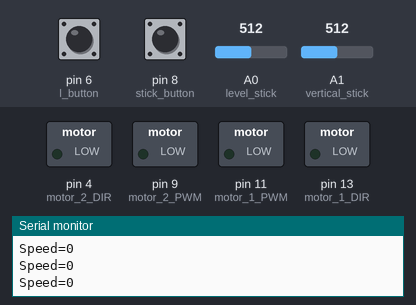
A sketch run on a simulated Arduino Uno, built with avr-gcc and run on an emulated ATmega328P. On the bench: switched loads named in the sketch (green lamp = pin HIGH), the last lines printed to the serial monitor. The inputs (shaded band) are chosen by the test bench; at power-on: A0 (level_stick) = 512, pin 8 (stick_button) HIGH, pin 6 (l_button) LOW, A1 (vertical_stick) = 512.

Above: at 1.2 s.
1.3 s: A0 (level_stick) set to 464
At 1.6 s:
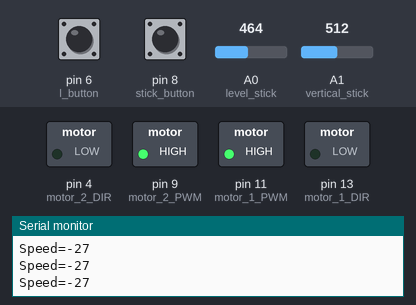
2.8 s: A0 (level_stick) set to 716
At 3.9 s:
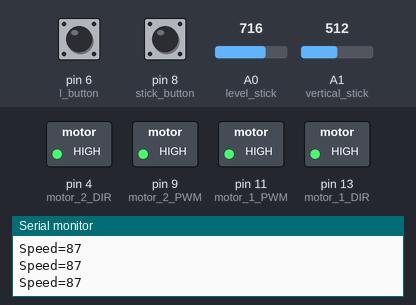
4.3 s: pin 8 (stick_button) pulled LOW for 0.15 s
At 4.46 s:
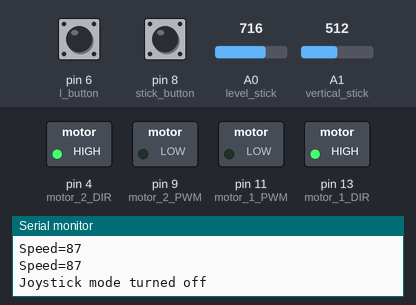
6.0 s: pin 8 (stick_button) pulled LOW for 3.2 s
At 9.7 s:
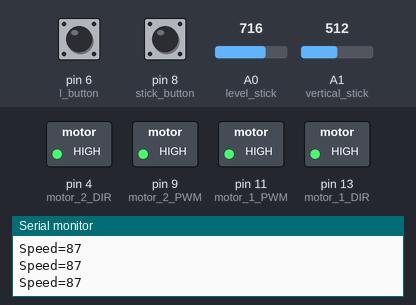
10.7 s: A0 (level_stick) set to 578
12.2 s: A0 (level_stick) set to 557
At 13.3 s:
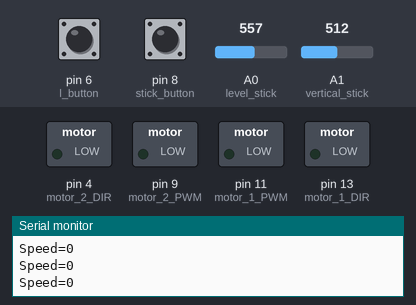
Timing chart, 0 to 14.7 s (numbered marks = the images above; inputs shaded):
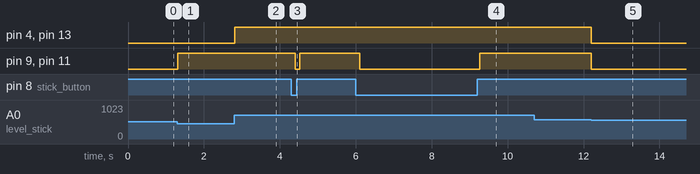

Measured:
- the behaviour switches between 481 and 480 on A0 (level_stick) (found by bisection; images 0 and 1)
- the behaviour switches between 568 and 567 on A0 (level_stick) (found by bisection; images 4 and 5)
- after the input at 1.3 s, pin 9 (motor_2_PWM), pin 11 (motor_1_PWM): LOW → HIGH at once
- after the input at 2.8 s, pin 4 (motor_2_DIR), pin 13 (motor_1_DIR): LOW → HIGH at once
- after the input at 4.3 s, pin 9 (motor_2_PWM), pin 11 (motor_1_PWM): HIGH → LOW after 0.11 s, → HIGH 0.11 s later
- after the input at 6.0 s, pin 9 (motor_2_PWM), pin 11 (motor_1_PWM): HIGH → LOW after 0.10 s, → HIGH 3.2 s later
- after the input at 12.2 s, pin 4 (motor_2_DIR), pin 9 (motor_2_PWM), pin 11 (motor_1_PWM), pin 13 (motor_1_DIR): HIGH → LOW at once

The sketch:

podnosnik_kod_zrodlowy.ino
```cpp
#include <Arduino.h>

#define level_stick A0
#define vertical_stick A1
#define stick_button 8
int r_button = 2;
int d_button = 3;
int l_button = 6;
int u_button = 5;
int vertical_value=0;
int level_value=0;
int vertical_valuep=0;
int level_valuep=0;
bool joystick_mode=true;
bool clicking_mode=false;
uint16_t key_delay_time = 100;
int motor_1_PWM = 11;
int motor_1_DIR = 13;
int motor_2_PWM = 9;
int motor_2_DIR = 4;

void setup () {
    pinMode (stick_button, INPUT_PULLUP);
    pinMode (level_stick, INPUT);
    pinMode (vertical_stick, INPUT);

    pinMode (r_button, INPUT);
    pinMode (l_button, INPUT);
    pinMode (d_button, INPUT);
    pinMode (u_button, INPUT);
    pinMode (motor_1_DIR, OUTPUT);
    pinMode (motor_2_DIR, OUTPUT);
    pinMode (motor_1_PWM, OUTPUT);
    pinMode (motor_2_PWM, OUTPUT);
    Serial.begin (9600);
    stop_motor(motor_1_PWM);
    stop_motor(motor_2_PWM);
}

void loop () {
    vertical_value = ( analogRead (vertical_stick) - 524 ) /2.2;
    level_value = ( analogRead (level_stick) - 524 ) / 2.2;

    if (level_value > -20 && level_value < 20) level_value=0;

    vertical_valuep = vertical_value;
    level_valuep = level_value;

    if (ispressed(stick_button)){
        joystick_mode = !joystick_mode;
        if (joystick_mode) Serial.println ("Joystick mode turned on");
        else Serial.println ("Joystick mode turned off");
        stop_motor(motor_1_PWM);
        stop_motor(motor_2_PWM);
    }
    if (joystick_mode){
      run_motor_joystick(motor_1_DIR, motor_1_PWM, level_value);
      run_motor_joystick(motor_2_DIR, motor_2_PWM, level_value);
      Serial.print ("Speed=");
      Serial.println (level_value);
    }
    else if (ispressed (l_button)){
        joystick_mode = !joystick_mode;
        stop_motor(motor_1_PWM);
        stop_motor(motor_2_PWM);
        Serial.println ("left pressed. Switch to joystick.");
        }
    else {
      if (ispressed (r_button)){
          stop_motor(motor_1_PWM);
          stop_motor(motor_2_PWM);
          Serial.println ("right pressed. Stop motor");
          }
      if (ispressed (d_button)){
          run_motor_backward(motor_1_DIR, motor_1_PWM);
          run_motor_backward(motor_2_DIR, motor_2_PWM);
          Serial.println ("down pressed. Move backward");
          }
      if (ispressed (u_button)){
          run_motor_forward(motor_1_DIR, motor_1_PWM);
          run_motor_forward(motor_2_DIR, motor_2_PWM);
          Serial.println ("up pressed. Move forward");
          }
    }
    delay (10);
}


void run_motor_joystick(int pin_dir, int pwm_dir, int value){
   if (value > 0) digitalWrite(pin_dir, HIGH);
   else digitalWrite(pin_dir, LOW);
   if (value == 0) digitalWrite(pwm_dir, LOW);
   else digitalWrite(pwm_dir, HIGH);
     }
void run_motor_forward(int pin_dir, int pin_pwm){
    digitalWrite(pin_dir, HIGH);
    digitalWrite(pin_pwm, HIGH);
  }

void run_motor_backward(int pin_dir, int pin_pwm){
    digitalWrite(pin_dir, LOW);
    digitalWrite(pin_pwm, HIGH);
  }

void stop_motor(int pin_pwm){
    digitalWrite(pin_pwm, LOW);
  }

boolean ispressed (uint8_t key) {
    if (digitalRead (key) == 0) {
        delay (key_delay_time);
        if (digitalRead (key) == 0)
            return true;
    }
    return false;
}
```
